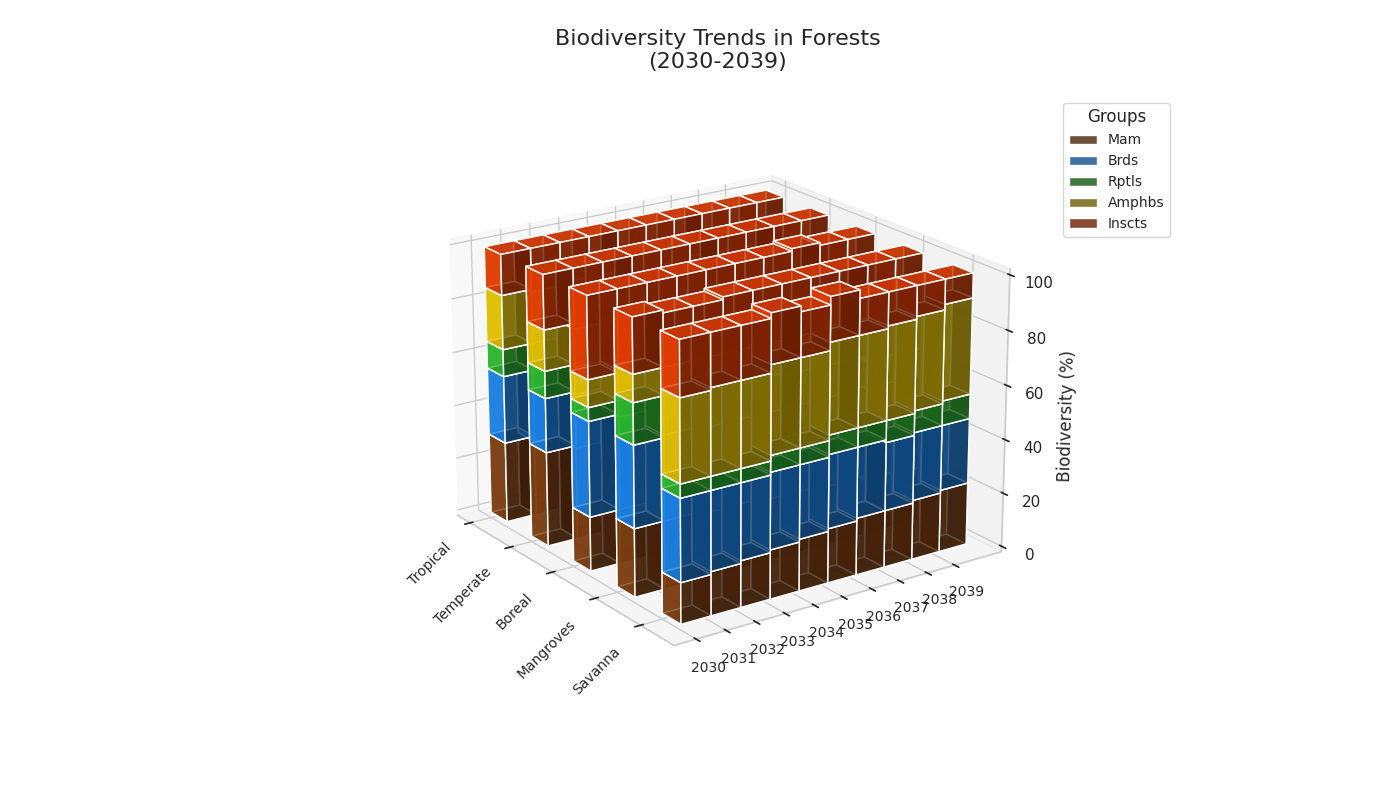

Write Python code to recreate this figure.
import numpy as np
import matplotlib.pyplot as plt
from mpl_toolkits.mplot3d import Axes3D

# Define the habitats and the years for the axes
habitats = ["Tropical", "Temperate", "Boreal", "Mangroves", "Savanna"]
years = np.arange(2030, 2040)

# Create data for different groups in each habitat
mammals = np.array([
    [30, 28, 27, 26, 25, 24, 24, 23, 22, 21],
    [35, 34, 33, 32, 32, 31, 30, 29, 29, 28],
    [20, 20, 21, 21, 22, 22, 23, 24, 24, 25],
    [25, 25, 24, 24, 23, 23, 22, 22, 21, 20],
    [15, 16, 17, 18, 19, 20, 21, 21, 22, 23]
])

birds = np.array([
    [25, 26, 27, 28, 28, 29, 30, 30, 31, 32],
    [20, 20, 21, 21, 22, 23, 24, 25, 26, 27],
    [35, 34, 33, 32, 32, 31, 30, 29, 29, 28],
    [30, 31, 31, 31, 32, 32, 33, 34, 34, 35],
    [30, 29, 28, 28, 27, 27, 26, 25, 25, 24]
])

reptiles = np.array([
    [10, 11, 12, 13, 13, 14, 15, 15, 16, 17],
    [10, 10, 11, 11, 12, 13, 13, 14, 14, 15],
    [5, 6, 7, 8, 9, 10, 10, 11, 12, 13],
    [15, 14, 14, 13, 13, 12, 12, 11, 10, 10],
    [5, 5, 5, 6, 6, 7, 7, 8, 8, 9]
])

amphibians = np.array([
    [20, 19, 19, 18, 17, 17, 16, 16, 15, 14],
    [15, 14, 14, 13, 13, 12, 11, 11, 10, 10],
    [10, 11, 11, 12, 13, 13, 14, 15, 15, 16],
    [10, 10, 11, 12, 12, 13, 14, 14, 15, 16],
    [30, 31, 31, 32, 32, 33, 33, 34, 34, 35]
])

insects = np.array([
    [15, 16, 15, 15, 17, 16, 15, 16, 16, 16],
    [20, 22, 21, 23, 21, 21, 22, 21, 21, 20],
    [30, 29, 28, 27, 24, 24, 23, 22, 20, 18],
    [20, 19, 19, 20, 20, 20, 19, 19, 20, 19],
    [20, 19, 19, 18, 16, 16, 13, 12, 11, 9]
])

# Set up the plot
fig = plt.figure(figsize=(14, 8))
ax = fig.add_subplot(111, projection='3d')

# Axis configuration
x_ticks = np.arange(len(habitats))
ax.set_xticks(x_ticks)
ax.set_xticklabels(habitats, rotation=45, ha='right', fontsize=10)

y_ticks = np.arange(len(years))
ax.set_yticks(y_ticks)
ax.set_yticklabels(years, fontsize=10)

ax.set_zlim(0, 100)
ax.set_zlabel('Biodiversity (%)', fontsize=12)

# Define colors for each species
colors = ['#8B4513', '#1E90FF', '#32CD32', '#FFD700', '#FF4500']
bar_width = 0.4

# Plot each species data as a stacked bar
species_data = [mammals, birds, reptiles, amphibians, insects]
species_names = ['Mam', 'Brds', 'Rptls', 'Amphbs', 'Inscts']

for j, habitat in enumerate(habitats):
    bottom = np.zeros_like(years)
    for i, species in enumerate(species_data):
        x_pos = np.ones_like(years) * x_ticks[j]
        y_pos = years - years[0]
        z_pos = bottom
        dz = species[j]
        
        ax.bar3d(x_pos, y_pos, z_pos, bar_width, 1, dz, color=colors[i], alpha=0.8, label=species_names[i] if j == 0 else "")
        bottom += dz

# Title and legend
plt.title("Biodiversity Trends in Forests\n(2030-2039)", fontsize=16, pad=20)
ax.legend(loc='upper left', bbox_to_anchor=(1.05, 1), title='Groups', fontsize=10)

# Adjust view angle
ax.view_init(elev=20., azim=-35)

# Automatically adjust layout to prevent overlap
plt.tight_layout()

# Display the plot
plt.show()
